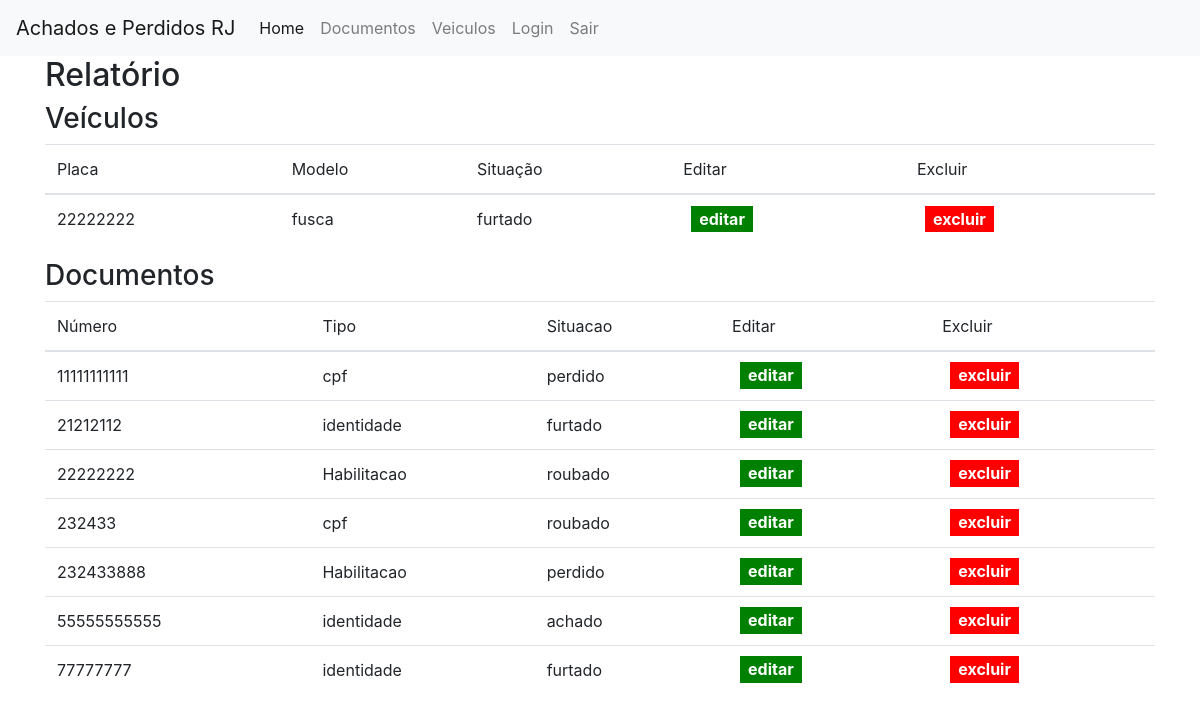
The page /relatorio (signed in) on the database its author committed.
### tables this page shows
CREATE TABLE `veiculos` (
  `id_reg` int(11) NOT NULL,
  `id_veic` int(11) NOT NULL PRIMARY KEY AUTO_INCREMENT,
  `placa` varchar(50) NOT NULL,
  `modelo` varchar(50) DEFAULT NULL,
  `cor` varchar(50) DEFAULT NULL,
  `data_registro` date DEFAULT NULL,
  `nome_proprietario` varchar(50) DEFAULT NULL,
  `situacao` varchar(50) DEFAULT NULL
);

CREATE TABLE `documentos` (
  `id_reg` int(11) NOT NULL,
  `id_doc` int(11) NOT NULL PRIMARY KEY AUTO_INCREMENT,
  `numero_documento` varchar(50) NOT NULL,
  `tipo_documento` varchar(50) DEFAULT NULL,
  `data_perda` date DEFAULT NULL,
  `data_registro` date DEFAULT NULL,
  `nome_documento` varchar(50) DEFAULT NULL,
  `situacao` varchar(50) DEFAULT NULL
);

### src/Model/ModelVeiculo.php (called while the page is built, shortened)
<?php
class ModelVeiculo
{
	public static function buscaPeloId($tabela, $id_reg){
		$query =
            "SELECT id_reg, placa, modelo, cor, data_registro, nome_proprietario, situacao FROM $tabela WHERE id_reg = :id_reg";
		$conexao = ModelConexao::conect();
		$stmt = $conexao->prepare($query);
		$stmt->bindValue(':id_reg', $id_reg);
		$stmt->execute();
		$veiculos = $stmt->fetchAll();
		return $veiculos;
	}
}

### public/index.php (called while the page is built, shortened)
<?php
$controlador = new $classeControladora();
$controlador->processaRequisicao();

### src/Model/ModelDocumento.php (called while the page is built, shortened)
<?php
class ModelDocumento
{
	public static function buscaPeloId($tabela, $id_reg){
		$query = "SELECT numero_documento, tipo_documento, data_perda, data_registro, nome_documento, situacao FROM $tabela WHERE id_reg = :id_reg";
		$conexao = ModelConexao::conect();
		$stmt = $conexao->prepare($query);
		$stmt->bindValue(':id_reg', $id_reg);
		$stmt->execute();
		$documentos = $stmt->fetchAll();
		return $documentos;
	}
}

### src/Controller/ControllerComHtml.php (called while the page is built, shortened)
<?php
abstract class ControllerComHtml
{
	public function renderizaHtml(String $caminhoTamplate, array $dados): String
	{
		try{
			extract($dados);
			require __DIR__ . '/../../view/' . $caminhoTamplate;
			$html = ob_get_clean();
		}catch(\Exception $e){
			$this->trataErro($e);
		}
		return $html;
	}
}

### view/relatorio/relatorio.php (the view, shortened to what this page needs)
 <?php require __DIR__ . '/../header.php' ?>
 <?php if(count($veiculos) > 0): ?>
     <h3>Veículos</h3>
     <table class="table">
         <thead>
         <tr>
             <th scope="col">Placa</th>
             <th scope="col">Modelo</th>
             <th scope="col">Situação</th>
             <th scope="col">Editar</th>
             <th scope="col">Excluir</th>
         </tr>
         </thead>
         <tbody>
         <?php foreach ($veiculos as $registro): ?>
             <tr>
                 <td class="td"><?php echo  $registro['placa'] ?></td>
                 <td class="td"><?php echo $registro['modelo'] ?></td>
                 <td class="td"><?php echo $registro['situacao'] ?></td>
                 <td><a href="/editar" class="green link">editar</a></td>
                 <td><a href="/excluir-veiculo?placa=<?php echo $registro['placa']?>" class="red link">excluir</a></td>
             </tr>
         <?php endforeach ?>
         </tbody>
     </table>
 <?php endif ?>
 <?php if(count($documentos) > 0): ?>
     <h3>Documentos</h3>
     <table class="table">
         <thead>
         <tr>
             <th scope="col">Número</th>
             <th scope="col">Tipo</th>
             <th scope="col">Situacao</th>
             <th scope="col">Editar</th>
             <th scope="col">Excluir</th>
         </tr>
         </thead>
         <tbody>
         <?php foreach ($documentos as $registro): ?>
             <tr>
                 <td><?php echo  $registro['numero_documento'] ?></td>
                 <td><?php echo $registro['tipo_documento'] ?></td>
                 <td><?php echo $registro['situacao'] ?></td>
                 <td><a href="/editar" class="green link">editar</a></td>
                 <td><a href="/excluir-documento?numero_documento=<?php echo $registro['numero_documento']?>" class="red link">excluir</a></td>
         <?php endforeach ?>
             </tr>
         </tbody>
     </table>
 <?php endif ?>
<?php require __DIR__ . '/../footer.php' ?>

### src/Controller/Relatorio.php (shortened to what this page needs)
<?php
class Relatorio extends ControllerComHtml implements InterfaceControladoraRequisicao
{
	public function processaRequisicao(): void
	{
		try{
			$id = $_SESSION['id'];
			$tabela = "veiculos";
			$veiculos = ModelVeiculo::buscaPeloId($tabela, $id);
			$tabela = "documentos";
			$documentos = ModelDocumento::buscaPeloId($tabela, $id);
			$tabela = "doc_achado";
			$documentosAchados = ModelDocumento::buscaPeloId($tabela, $id);
			echo $this->renderizaHtml('relatorio/relatorio.php', [
				'titulo' => 'Relatório',
				'veiculos' => $veiculos,
				'documentos' => $documentos,
				'documentosAchados' => $documentosAchados
			]);
		}catch(\Exception $e){
			$this->trataErro($e);
		}
	}
}

### view/header.php (shortened to what this page needs)
<!DOCTYPE html>
<html>
<head>
	<link rel="stylesheet" type="text/css" href="css/reset-mayer.css">
	<link rel="stylesheet" type="text/css" href="css/style.css">
	<link rel="stylesheet" type="text/css" href="css/form.css">
	<link rel="stylesheet" type="text/css" href="css/header.css">
	<link rel="stylesheet" type="text/css" href="css/bootstrap.min.css">
</head>
<body>
	<header>
		<nav class="navbar navbar-expand-lg navbar-light bg-light color-header">
	  <a class="navbar-brand" href="#">Achados e Perdidos RJ</a>
	  <div class="collapse navbar-collapse" id="navbarNav">
	    <ul class="navbar-nav">
	      <li class="nav-item active">
	        <a class="nav-link" href="#">Home <span class="sr-only">(current)</span></a>
	      </li>
	      <li class="nav-item">
	        <a class="nav-link" href="/cadastro-documento">Documentos</a>
	      </li>
	      <li class="nav-item">
	        <a class="nav-link" href="/cadastro-veiculo">Veiculos</a>
	      </li>
	      <li class="nav-item">
	        <a class="nav-link " href="/login">Login</a>
	      </li>
	      <li class="nav-item">
	        <a class="nav-link " href="/sair">Sair</a>
	      </li>
	      <li><a class="nav-link"><?= $_SESSION['nome']?></a></li>
	    </ul>
	  </div>
	</nav>
	</header>
	<div class="container">
	<h2 class="titulo-pagina"><?php echo $titulo ?></h2>

### view/footer.php (shortened to what this page needs)
</div>
</body>
</html>

### public/css/style.css (style rules this page uses)
body { font-family: 'Roboto', sans-serif; }
.td { padding: 0.5em 1em; text-align: left; }
.link { margin: 0.5em; text-align: center; padding: 0.2em 0.5em; font-weight: bold; color: white; }
a.red { background-color: red; }
a.green { background-color: green; }

### rows shown on the page
veiculos: placa "22222222", modelo "fusca", situacao "furtado"
documentos: numero_documento "11111111111", tipo_documento "cpf", situacao "perdido"
documentos: numero_documento "21212112", tipo_documento "identidade", situacao "furtado"
documentos: numero_documento "22222222", tipo_documento "Habilitacao", situacao "roubado"
documentos: numero_documento "232433", tipo_documento "cpf", situacao "roubado"
documentos: numero_documento "232433888", tipo_documento "Habilitacao", situacao "perdido"
documentos: numero_documento "55555555555", tipo_documento "identidade", situacao "achado"
documentos: numero_documento "77777777", tipo_documento "identidade", situacao "furtado"

### other values the page prints
$titulo "Relatório"
